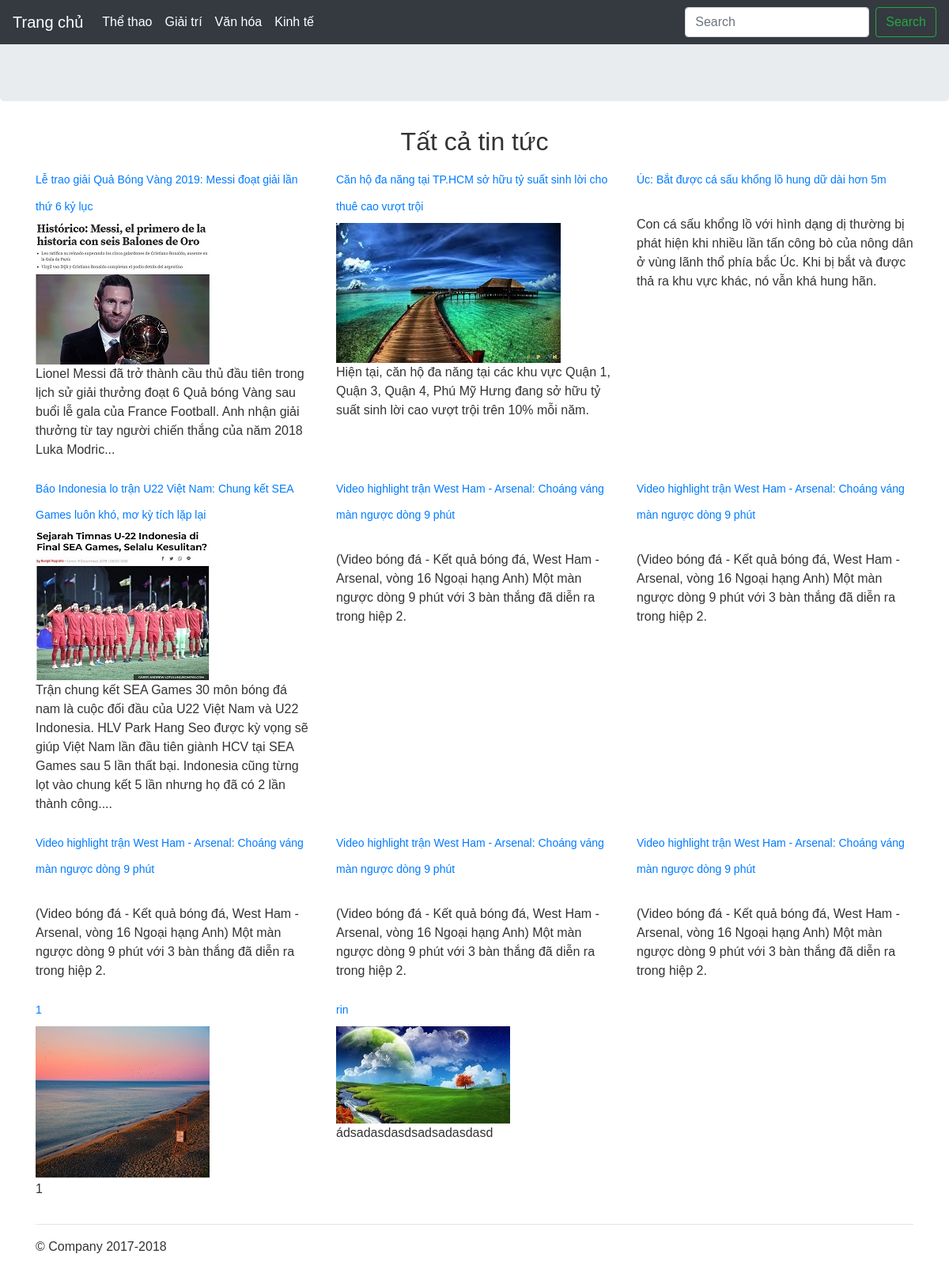
The app's page /home.php with its own data.
### tables this page shows
CREATE TABLE `baiviet` (
  `ma` int(11) NOT NULL,
  `tieude` varchar(100) NOT NULL,
  `ndngan` text NOT NULL,
  `noidung` text NOT NULL,
  `anh` varchar(100) NOT NULL,
  `id_theloai` varchar(50) NOT NULL
);

### home.php (the view, shortened to what this page needs)
<?php
require_once 'header.php';
?>
<body>
  <main role="main">
    <div class="jumbotron">
    </div>
    <div class="container">
      <h2 style="text-align: center">Tất cả tin tức </h2>
      <div class="row">
        <?php
        include_once 'DBConnect.php';
        $q = " SELECT * FROM baiviet ";
        $query = mysqli_query($con, $q);
        while ($row = mysqli_fetch_assoc($query)) {
          ?>
          <div class="col-md-4">
          <article class="bxDoItspc" id="spec_box_tin_tuc_trong_ngay_bong_da_the_thao_3">
            <header class="nwsTit cltitbxbdtt" id="id_class_title_box_bd_tt_3">
              <h3><a href="detail.php?id=<?php echo$row['ma']; ?>" title='<?php echo $row['tieude']; ?>' style="font-size: 14px;"><?php echo $row['tieude']; ?></a></h3>
            </header>
            <span class="imgFlt imgNwsHm">
            <img src="img/<?php echo$row['anh']; ?>"  alt="" class="width-100 initial loaded" data-was-processed="true"></a>
            </span>
            <span class="nwsSpSpc"> <p><?php echo $row['ndngan'] ?></p></span>
		</article></div>
        <?php
        }
        ?>
      </div>
      <hr>
    </div>
  </main>
  <footer class="container">
    <p>© Company 2017-2018</p>
  </footer>
</body>

### header.php (shortened to what this page needs)
<!DOCTYPE html>
<html lang="en">
<head>
    <link rel="stylesheet" href="https://maxcdn.bootstrapcdn.com/bootstrap/4.0.0/css/bootstrap.min.css">
</head>
<body>
<nav class="navbar navbar-expand-md navbar-dark fixed-top bg-dark">
    <a class="navbar-brand" href="home.php">Trang chủ</a>
    <div class="collapse navbar-collapse" id="navbarsExampleDefault">
      <ul class="navbar-nav mr-auto">
        <li class="nav-item active">
          <a class="nav-link" href="#">Thể thao <span class="sr-only">(current)</span></a>
        </li>
        <li class="nav-item active">
          <a class="nav-link" href="#">Giải trí <span class="sr-only">(current)</span></a>
        </li>
        <li class="nav-item active">
          <a class="nav-link" href="#">Văn hóa <span class="sr-only">(current)</span></a>
        </li>
        <li class="nav-item active">
          <a class="nav-link" href="#">Kinh tế <span class="sr-only">(current)</span></a>
        </li>
      </ul>
      <form class="form-inline my-2 my-lg-0">
            <input class="form-control mr-sm-2" type="text" placeholder="Search" aria-label="Search">
            <button class="btn btn-outline-success my-2 my-sm-0" type="submit">Search</button>
      </form>
    </div>
  </nav>
</body>
</html>

### header.php (style rules this page uses)
* { margin: 0; padding: 0; }
body { font-family: sans-serif; color: #333; }

### records on screen
baiviet: tieude "Lễ trao giải Quả Bóng Vàng 2019: Messi đoạt giải lần thứ 6 kỷ lục", anh (picture), ndngan "Lionel Messi đã trở thành cầu thủ đầu tiên trong lịch sử giải thưởng đoạt 6 Quả bóng Vàng sau buổi lễ gala của France Football. Anh nhận giải thưởng từ tay người chiến thắng của năm 2018 Luka Modric..."
baiviet: tieude "Căn hộ đa năng tại TP.HCM sở hữu tỷ suất sinh lời cho thuê cao vượt trội", anh (picture), ndngan "Hiện tại, căn hộ đa năng tại các khu vực Quận 1, Quận 3, Quận 4, Phú Mỹ Hưng đang sở hữu tỷ suất sinh lời cao vượt trội trên 10% mỗi năm."
baiviet: tieude "Úc: Bắt được cá sấu khổng lồ hung dữ dài hơn 5m", ndngan "Con cá sấu khổng lồ với hình dạng dị thường bị phát hiện khi nhiều lần tấn công bò của nông dân ở vùng lãnh thổ phía bắc Úc. Khi bị bắt và được thả ra khu vực khác, nó vẫn khá hung hãn."
baiviet: tieude "Báo Indonesia lo trận U22 Việt Nam: Chung kết SEA Games luôn khó, mơ kỳ tích lặp lại", anh (picture), ndngan "Trận chung kết SEA Games 30 môn bóng đá nam là cuộc đối đầu của U22 Việt Nam và U22 Indonesia. HLV Park Hang Seo được kỳ vọng sẽ giúp Việt Nam lần đầu tiên giành HCV tại SEA Games sau 5 lần thất bại. Indonesia cũng từng lọt vào chung kết 5 lần nhưng họ đã có 2 lần thành công...."
baiviet: tieude "Video highlight trận West Ham - Arsenal: Choáng váng màn ngược dòng 9 phút", ndngan "(Video bóng đá - Kết quả bóng đá, West Ham - Arsenal, vòng 16 Ngoại hạng Anh) Một màn ngược dòng 9 phút với 3 bàn thắng đã diễn ra trong hiệp 2."
baiviet: tieude "Video highlight trận West Ham - Arsenal: Choáng váng màn ngược dòng 9 phút", ndngan "(Video bóng đá - Kết quả bóng đá, West Ham - Arsenal, vòng 16 Ngoại hạng Anh) Một màn ngược dòng 9 phút với 3 bàn thắng đã diễn ra trong hiệp 2."
baiviet: tieude "Video highlight trận West Ham - Arsenal: Choáng váng màn ngược dòng 9 phút", ndngan "(Video bóng đá - Kết quả bóng đá, West Ham - Arsenal, vòng 16 Ngoại hạng Anh) Một màn ngược dòng 9 phút với 3 bàn thắng đã diễn ra trong hiệp 2."
baiviet: tieude "Video highlight trận West Ham - Arsenal: Choáng váng màn ngược dòng 9 phút", ndngan "(Video bóng đá - Kết quả bóng đá, West Ham - Arsenal, vòng 16 Ngoại hạng Anh) Một màn ngược dòng 9 phút với 3 bàn thắng đã diễn ra trong hiệp 2."
baiviet: tieude "Video highlight trận West Ham - Arsenal: Choáng váng màn ngược dòng 9 phút", ndngan "(Video bóng đá - Kết quả bóng đá, West Ham - Arsenal, vòng 16 Ngoại hạng Anh) Một màn ngược dòng 9 phút với 3 bàn thắng đã diễn ra trong hiệp 2."
baiviet: tieude "1", anh (picture), ndngan "1"
baiviet: tieude "rin", anh (picture), ndngan "ádsadasdasdsadsadasdasd"
